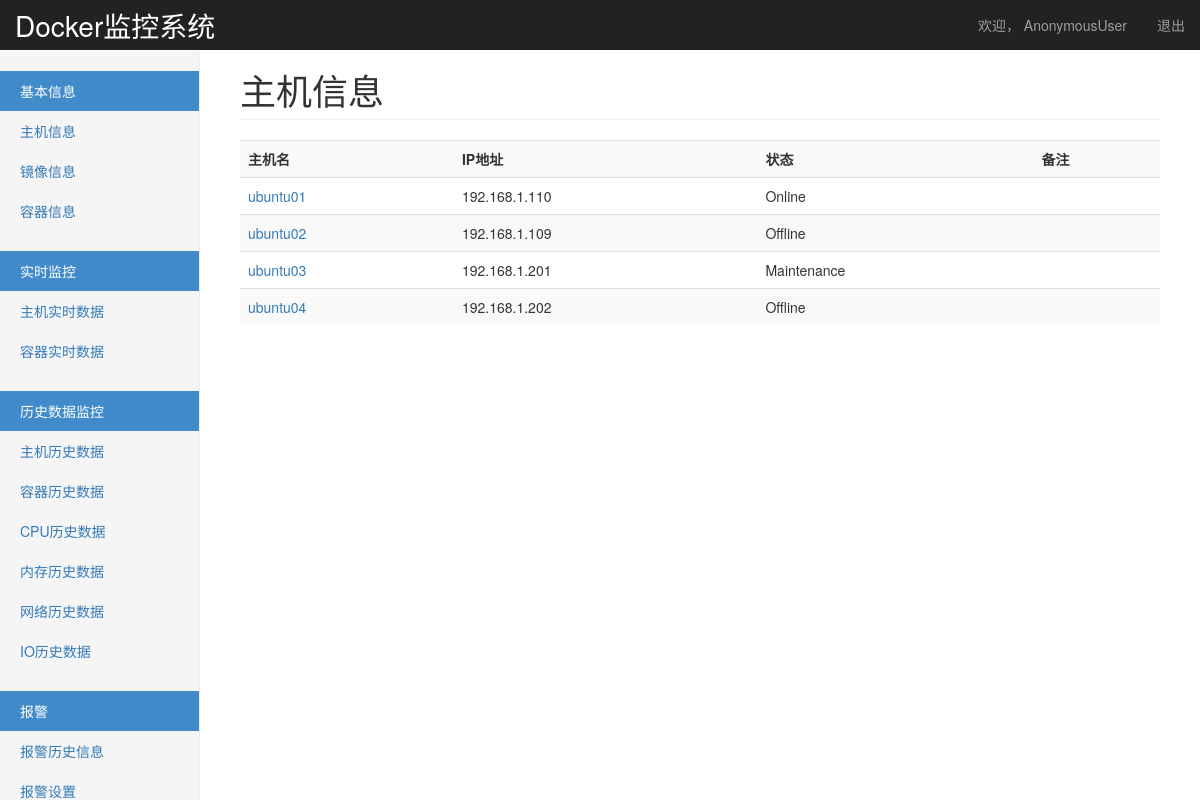
The app's page /monitor/host/ with its own data.
### monitor/models.py (models this page shows, shortened)
@python_2_unicode_compatible
class Host(models.Model):
    hostname = models.CharField(u'主机名', max_length=32,)
    address = models.GenericIPAddressField(u'IP地址',)
    port = models.IntegerField(u'docker运行端口', default=2375)
    group = models.ManyToManyField(HostGroup, verbose_name=u'集群/组')
    status_choices = (
            ('Online', u'在线'),
            ('Offline', u'掉线'),
            ('Maintenance', u'维护'),
        )
    status = models.CharField(u'状态', choices=status_choices, max_length=64)
    username = models.CharField(u'用户名', default='root', max_length=32, blank=True, null=True)
    password = models.CharField(u'密码', max_length=32, blank=True, null=True)  # 明文，后续修改
    memo = models.TextField(u"备注", blank=True, null=True)

### monitor/views.py (the view)
def host_list(request):
    host_objs = models.Host.objects.all()
    return render(request,
                  'monitor/host_list.html',
                  {'host_list': host_objs}
                  )

### templates/monitor/host_list.html
{% extends 'base.html' %}
{% block page-header %}
主机信息
{% endblock %}
{% block page-content %}
    <table class="table table-striped table-hover">
        <tr>
            <th>主机名</th>
            <th>IP地址</th>
            <th>状态</th>
            <th>备注</th>
        </tr>
        {% for host in host_list %}
        <tr>
        <td><a href="{% url 'monitor:host_detail' host.id %}">{{ host.hostname }}</a></td>
        <td>{{ host.address }}</td>
        <td>{{ host.status }}</td>
        <td>{{ host.memo }}</td>
        </tr>
        {% endfor %}
    </table>
{% endblock %}

### templates/base.html (shortened to what this page needs)
<!DOCTYPE html>
<html lang="zh-CN"><head><meta http-equiv="Content-Type" content="text/html; charset=UTF-8">
    <link href="/static/bootstrap/css/bootstrap.min.css" rel="stylesheet">
    <link href="/static/bootstrap/css/dashboard.css" rel="stylesheet">
    <link href="/static/bootstrap/css/customers.css" rel="stylesheet">
  </head>
  <body>
    <nav class="navbar navbar-inverse navbar-fixed-top">
      <div class="container-fluid">
        <div class="navbar-header">
          <a class="navbar-brand" style="font-size: 28px" href="/monitor/">Docker监控系统</a>
        </div>
        <div id="navbar" class="navbar-collapse collapse">
          <ul class="nav navbar-nav navbar-right">
            <li><a href="#">欢迎，
                {% if request.user.userprofile.name %}
                    {{ request.user.userprofile.name }}
                {% else %}
                    {{ request.user }}
                {% endif %}
            </a></li>
            <li><a href="{% url 'acc_logout' %}">退出</a></li>
          </ul>
        </div>
      </div>
    </nav>
    {% block page-body %}
    <div class="container-fluid">
      <div class="row">
        <div class="col-sm-3 col-md-2 sidebar">
          {% block page-left %}
          <ul class="nav nav-sidebar">
            <li class="active"><a href="#">基本信息</a></li>
            <li class=""><a href="{% url 'monitor:host_list' %}">主机信息</a></li>
            <li class=""><a href="{% url 'monitor:images_list' %}">镜像信息</a></li>
            <li class=""><a href="{% url 'monitor:container_list' %}">容器信息</a></li>
          </ul>
          <ul class="nav nav-sidebar">
            <li class="active"><a href="#">实时监控</a></li>
            <li class=""><a href="{% url 'monitor:real_host' %}">主机实时数据</a></li>
            <li class=""><a href="#">容器实时数据</a></li>
          </ul>
          <ul class="nav nav-sidebar">
            <li class="active"><a href="#">历史数据监控</a></li>
            <li class=""><a href="{% url 'monitor:monitor_data_detail' 2 %}">主机历史数据</a></li>
            <li class=""><a href="#">容器历史数据</a></li>
            <li class=""><a href="#">CPU历史数据</a></li>
            <li class=""><a href="#">内存历史数据</a></li>
            <li class=""><a href="#">网络历史数据</a></li>
            <li class=""><a href="#">IO历史数据</a></li>
          </ul>
           <ul class="nav nav-sidebar">
            <li class="active"><a href="#">报警</a></li>
            <li class=""><a href="#">报警历史信息</a></li>
            <li class=""><a href="#">报警设置</a></li>
          </ul>
        {% endblock %}
        </div>
        <div class="col-sm-9 col-sm-offset-3 col-md-10 col-md-offset-2 main">
          <h1 class="page-header">{% block page-header %}Page-Header{% endblock %}</h1>
          {% block page-content %}{% endblock %}
        </div>
      </div>
    </div>
    {% endblock %}
</body></html>

### records on screen
Host: hostname "ubuntu01", address "192.168.1.110", status "Online"
Host: hostname "ubuntu02", address "192.168.1.109", status "Offline"
Host: hostname "ubuntu03", address "192.168.1.201", status "Maintenance"
Host: hostname "ubuntu04", address "192.168.1.202", status "Offline"

### other values on screen
{{ request.user }} "AnonymousUser"
